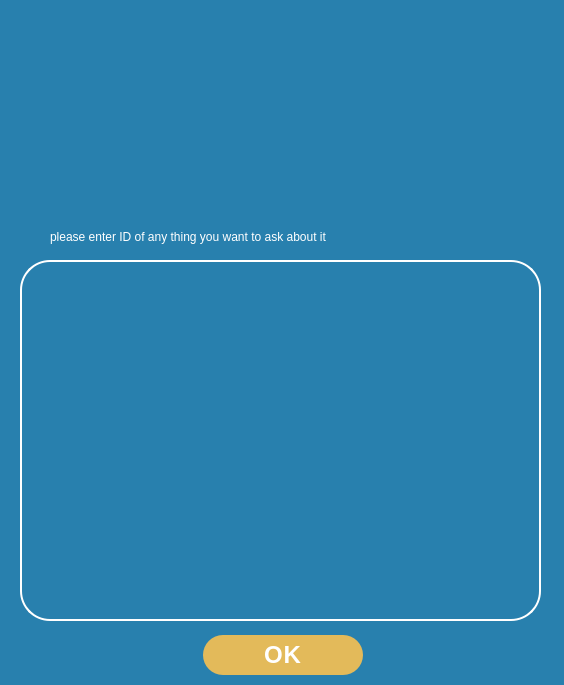
<?xml version="1.0" encoding="UTF-8"?>
<ui version="4.0">
 <class>ContactToUsGui</class>
 <widget class="QDialog" name="ContactToUsGui">
  <property name="geometry">
   <rect>
    <x>0</x>
    <y>0</y>
    <width>564</width>
    <height>685</height>
   </rect>
  </property>
  <property name="windowTitle">
   <string>Dokan Online Market</string>
  </property>
  <property name="windowIcon">
   <iconset resource="Resources.qrc">
    <normaloff>:/img/assets/img/icons/icons8-small-business-96.png</normaloff>:/img/assets/img/icons/icons8-small-business-96.png</iconset>
  </property>
  <property name="styleSheet">
   <string notr="true">*{
background-color: #2880AE;
}</string>
  </property>
  <widget class="QPlainTextEdit" name="plainTextEdit">
   <property name="geometry">
    <rect>
     <x>20</x>
     <y>260</y>
     <width>521</width>
     <height>361</height>
    </rect>
   </property>
   <property name="font">
    <font>
     <pointsize>14</pointsize>
    </font>
   </property>
   <property name="styleSheet">
    <string notr="true">*{
background-color: rgba(0,0,0,0);
border: 2px solid #ffffff;
color: #ffffff;
padding: 15px;
border-radius: 30px;
}</string>
   </property>
   <property name="plainText">
    <string>
</string>
   </property>
   <property name="placeholderText">
    <string>Leave your comment</string>
   </property>
  </widget>
  <widget class="QLabel" name="lb_logo">
   <property name="geometry">
    <rect>
     <x>50</x>
     <y>20</y>
     <width>451</width>
     <height>171</height>
    </rect>
   </property>
   <property name="text">
    <string/>
   </property>
   <property name="pixmap">
    <pixmap resource="Resources.qrc">:/img/assets/img/logo-white.png</pixmap>
   </property>
   <property name="scaledContents">
    <bool>true</bool>
   </property>
   <property name="alignment">
    <set>Qt::AlignCenter</set>
   </property>
  </widget>
  <widget class="QPushButton" name="btn_close">
   <property name="geometry">
    <rect>
     <x>203</x>
     <y>635</y>
     <width>160</width>
     <height>40</height>
    </rect>
   </property>
   <property name="font">
    <font>
     <pointsize>18</pointsize>
     <bold>true</bold>
    </font>
   </property>
   <property name="styleSheet">
    <string notr="true">*{
    border-radius: 20px;
    background-color: #E3BA5A;
    color: #ffffff;
    letter-spacing: 1px;
    }
    *:hover {
    background-color: #dead3b;
    }</string>
   </property>
   <property name="text">
    <string>OK</string>
   </property>
  </widget>
  <widget class="QLabel" name="label">
   <property name="geometry">
    <rect>
     <x>50</x>
     <y>230</y>
     <width>441</width>
     <height>21</height>
    </rect>
   </property>
   <property name="styleSheet">
    <string notr="true">*{
color: #ffffff;
}</string>
   </property>
   <property name="text">
    <string>please enter ID of any thing you want to ask about it</string>
   </property>
   <property name="alignment">
    <set>Qt::AlignLeading|Qt::AlignLeft|Qt::AlignTop</set>
   </property>
  </widget>
 </widget>
 <resources>
  <include location="Resources.qrc"/>
 </resources>
 <connections/>
</ui>
